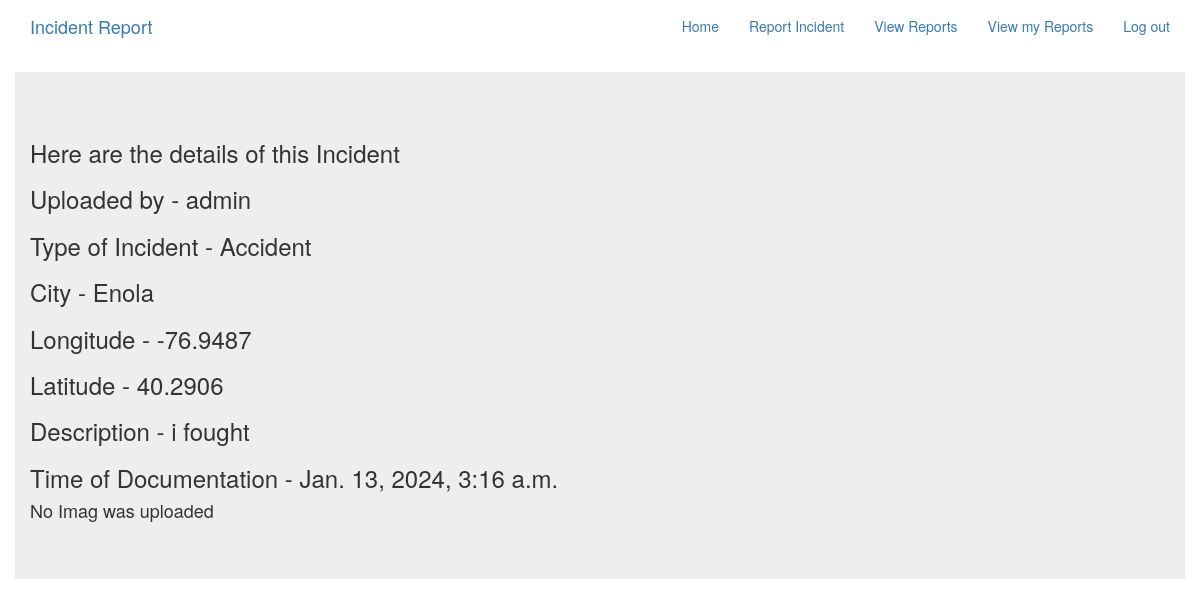
Screenshot of /reports/details/2 (signed in) with the database file from the repository.
### incident_app/models.py (models this page shows, shortened)
class Incident(models.Model):
    category_choices = [
        ('Accident', 'Accident'),
        ('Fighting', 'Fighting'),
        ('Rioting', 'Rioting'),
    ]
    user = models.ForeignKey(User, on_delete=models.CASCADE)
    category = models.CharField(max_length=255, choices=category_choices)
    description = models.TextField(blank=False, max_length=400)
    address = models.CharField(max_length=255, default='')
    latitude = models.FloatField(blank=True, null=True)
    longitude = models.FloatField(blank=True, null=True)
    timestamp = models.DateTimeField(auto_now_add=True)
    images = models.ImageField(blank=True, null=True)

### incident_app/views.py (the view)
# urls.py: path('details/<int:pk>', views.IncidentDetails.as_view(), name='details')
class IncidentDetails(LoginRequiredMixin, generic.DetailView):
    template_name = 'incident_app/incident_details.html'
    model = Incident
    context_object_name = 'incidents'

### incident_app/templates/incident_app/incident_details.html
{% extends 'base.html' %}
{% block body_block %}
<div class='container jumbotron'>
    <h3>Here are the details of this Incident</h3>
    <h3>Uploaded by - {{incidents.user}}</h3>
    <h3>Type of Incident - {{incidents.category}}</h3>
    <h3>City - {{incidents.address}}</h3>
    <h3>Longitude - {{incidents.longitude}}</h3>
    <h3>Latitude - {{incidents.latitude}}</h3>
    <h3>Description - {{incidents.description}}</h3>
    <h3>Time of Documentation - {{incidents.timestamp}}</h3>
    {% if incidents.images %}
    <img src="{{incidents.images.url}}" alt="Incident Image">
    {% else %}
    <h4>No Imag was uploaded</h4>
    {% endif %}
</div>
{% endblock %}

### rows the page displays
Incident: user "admin", category "Accident", address "Enola", longitude "-76.9487", latitude "40.2906", description "i fought", timestamp "Jan. 13, 2024, 3:16 a.m."
